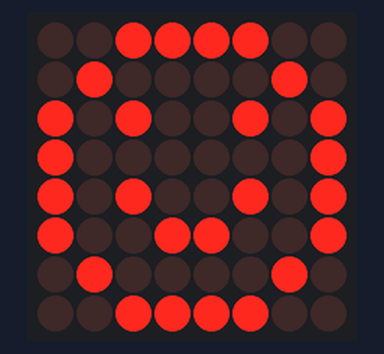
The sketch below on a simulated ESP8266 (NodeMCU). On the bench: 8×8 LED matrix. Wiring (inferred from the names in the program): MAX7219 LED driver (orientation assumed): data GPIO 14; clock GPIO 12; CS GPIO 13. What the sketch prints to the serial monitor is not drawn.

Above: at 0.2 s.
At 0.6 s:
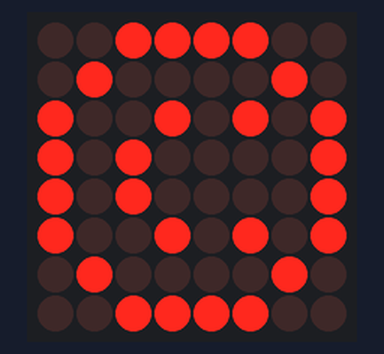
At 1.0 s:
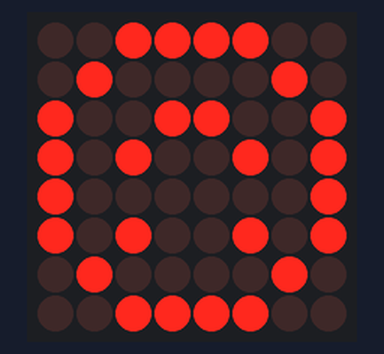
At 1.4 s:
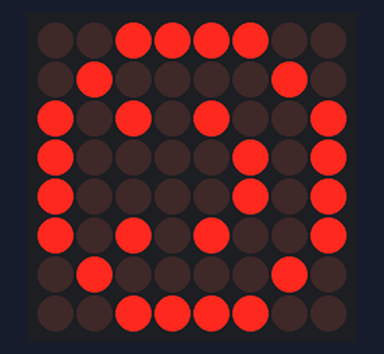

The sketch:

smiley.ino
```cpp
// MAX7219 rotating smiley — RocketClock
//   DIN  -> GPIO14
//   CLK  -> GPIO12
//   CS   -> GPIO13

#define PIN_DIN  14
#define PIN_CLK  12
#define PIN_CS   13

#define REG_DECODE_MODE  0x09
#define REG_INTENSITY    0x0A
#define REG_SCAN_LIMIT   0x0B
#define REG_SHUTDOWN     0x0C

// Smiley face — bit7 = left column, bit0 = right column
const uint8_t SMILEY[8] = {
  0b00111100,  // ..####..
  0b01000010,  // .#....#.
  0b10100101,  // #.#..#.#  (eyes)
  0b10000001,  // #......#
  0b10100101,  // #.#..#.#  (nose dots)
  0b10011001,  // #..##..#  (smile)
  0b01000010,  // .#....#.
  0b00111100,  // ..####..
};

void max7219Send(uint8_t address, uint8_t data) {
  uint16_t word = ((uint16_t)address << 8) | data;
  digitalWrite(PIN_CS, LOW);
  for (int i = 15; i >= 0; i--) {
    digitalWrite(PIN_CLK, LOW);
    digitalWrite(PIN_DIN, (word >> i) & 1);
    digitalWrite(PIN_CLK, HIGH);
  }
  digitalWrite(PIN_CS, HIGH);
}

void displayFrame(const uint8_t frame[8]) {
  for (uint8_t i = 0; i < 8; i++) {
    max7219Send(i + 1, frame[i]);
  }
}

// Rotate 90° clockwise: new[row][col] = old[7-col][row]
void rotateCW(const uint8_t src[8], uint8_t dst[8]) {
  memset(dst, 0, 8);
  for (int row = 0; row < 8; row++) {
    for (int col = 0; col < 8; col++) {
      if ((src[7 - col] >> (7 - row)) & 1) {
        dst[row] |= (1 << (7 - col));
      }
    }
  }
}

void setup() {
  Serial.begin(115200);
  Serial.println("RocketClock smiley");

  pinMode(PIN_DIN, OUTPUT);
  pinMode(PIN_CLK, OUTPUT);
  pinMode(PIN_CS,  OUTPUT);
  digitalWrite(PIN_CS,  HIGH);
  digitalWrite(PIN_CLK, LOW);

  max7219Send(REG_SHUTDOWN,     0x01);
  max7219Send(REG_DECODE_MODE,  0x00);
  max7219Send(REG_SCAN_LIMIT,   0x07);
  max7219Send(REG_INTENSITY,    0x00);
}

void loop() {
  // Build 4 rotation frames
  uint8_t frames[4][8];
  memcpy(frames[0], SMILEY, 8);
  rotateCW(frames[0], frames[1]);
  rotateCW(frames[1], frames[2]);
  rotateCW(frames[2], frames[3]);

  for (int i = 0; i < 4; i++) {
    displayFrame(frames[i]);
    delay(400);
  }
}
```

Measured:
- by itself, everything shown: repeats every 1.6 s, in 4 steps
- what the display in image 1 shows lasts 0.4 s, from 0.4 s to 0.8 s
